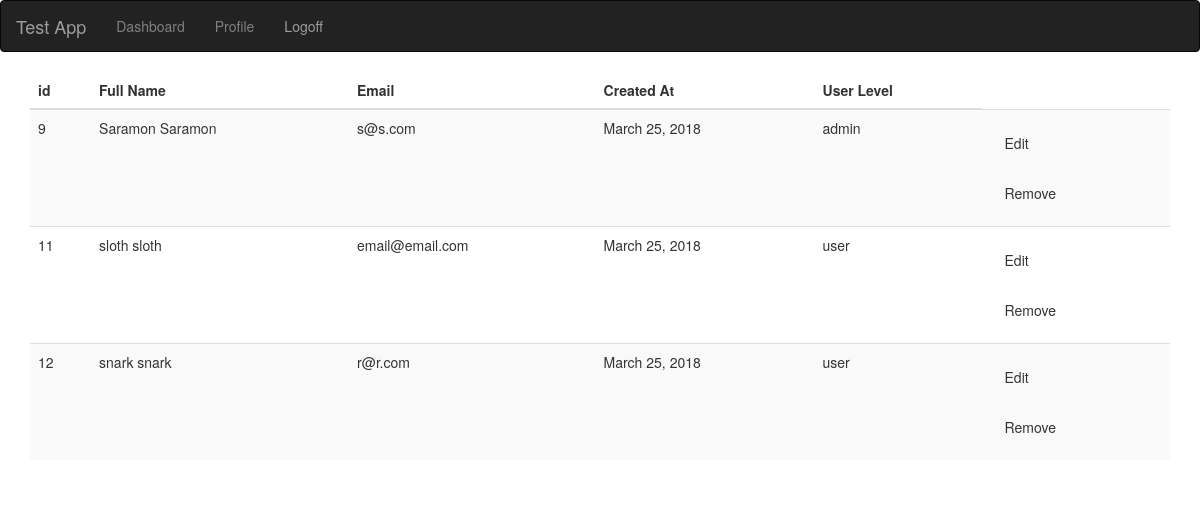
/dashboard/admin/ (signed in), run on an earlier commit of the app's database.
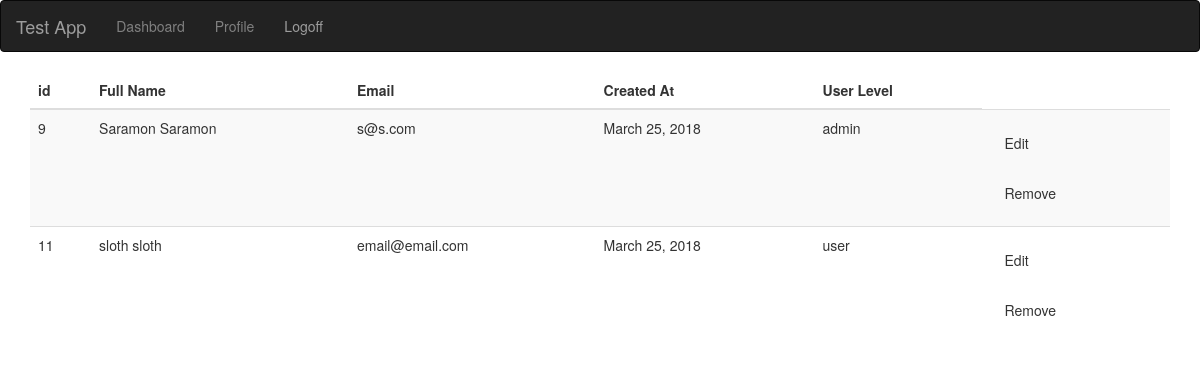
And on a later commit of the database.
### apps/login/models.py (models this page shows)
class Users(models.Model):
    first_name = models.CharField(max_length=255)
    last_name = models.CharField(max_length=255)
    email = models.CharField(max_length=255)
    password = models.CharField(max_length=255)
    created_at = models.DateTimeField(auto_now_add=True)
    user_level = models.CharField(max_length=255)
    description = models.TextField(max_length=1000)
    objects = UsersManager()

### apps/dashboard/views.py (the view)
def admin(request):
    messages.info(request, "")
    if request.session['status'] == False:
        return redirect('/')
    users = Users.objects.all()
    users1 = list(users)
    users2 = [{'id':x.id,
               'first_name':x.first_name,
               'last_name':x.last_name,
               'email':x.email,
               'created_at':x.created_at,
               'user_level':USER_LEVEL[x.user_level]} for x in users1]
    context = { 'user_list':users2}
    return render(request, 'dashboard/admin.html',context)

### apps/dashboard/templates/dashboard/admin.html (shortened to what this page needs)
  <!DOCTYPE html>
  <html>
    <head>
      <link rel="stylesheet" href="https://maxcdn.bootstrapcdn.com/bootstrap/3.3.7/css/bootstrap.min.css">
        {% load static %}
      <link rel="stylesheet" href="{% static 'store/css/style.css' %}" media="screen" title="no title"  charset="utf-8">
      </head>
    <body>
    <nav class="navbar navbar-inverse">
      <div class="container-fluid">
        <div class="navbar-header">
          <a class="navbar-brand" href="/">Test App</a>
        </div>
      <ul class="nav navbar-nav">
      <li>
      <form action="/dashboard/decision/" method="post">
          <input type="submit" value="Dashboard" style="border:none;background:none;color:gray;padding:15px;">
      </form>
      </li>
      <li>
      <form action="/users/show_profile/{{request.session.id}}/" method="post">
          <input type="submit" value="Profile" style="border:none;background:none;color:gray;padding:15px;">
      </form>
      </li>
      <li><a href="/logoff">Logoff</a></li>
    </ul>
    </div>
    </nav>
        <div class="container">
        <table class="table table-striped">
        <thead>
          <tr>
            <th>id</th>
            <th>Full Name</th>
            <th>Email</th>
            <th>Created At</th>
            <th>User Level</th>
          </tr>
        </thead>
        <tbody>
          {% for user in user_list %}
          <tr>
             <td>{{user.id}}</td>
             <td>{{user.first_name}} {{user.last_name}}</td>
             <td>{{user.email}}</td>
             <td>{{user.created_at|date:'F d, Y'}}</td>
             <td>{{user.user_level}}</td>
             <td>
               <form action="/users/admin_edit_user/{{user.id}}/" method="POST">
                 <input type="submit" value="Edit" style="border:none;background:none;padding:15px;">
               </form>
               <form action="/users/remove_user/{{user.id}}/" method="POST">
                 <input type="submit" value="Remove" style="border:none;background:none;padding:15px;">
               </form>
             </td>
          </tr>
          {% endfor %}
        </tbody>
      </table>
      </div>
    </body>
  </html>

What changed in the data, as far as the page shows it:
removed Users: first_name "snark", last_name "snark", email "r@r.com", created_at "March 25, 2018"
Also different on the page:
list line gone: "12 user Edit Remove"
